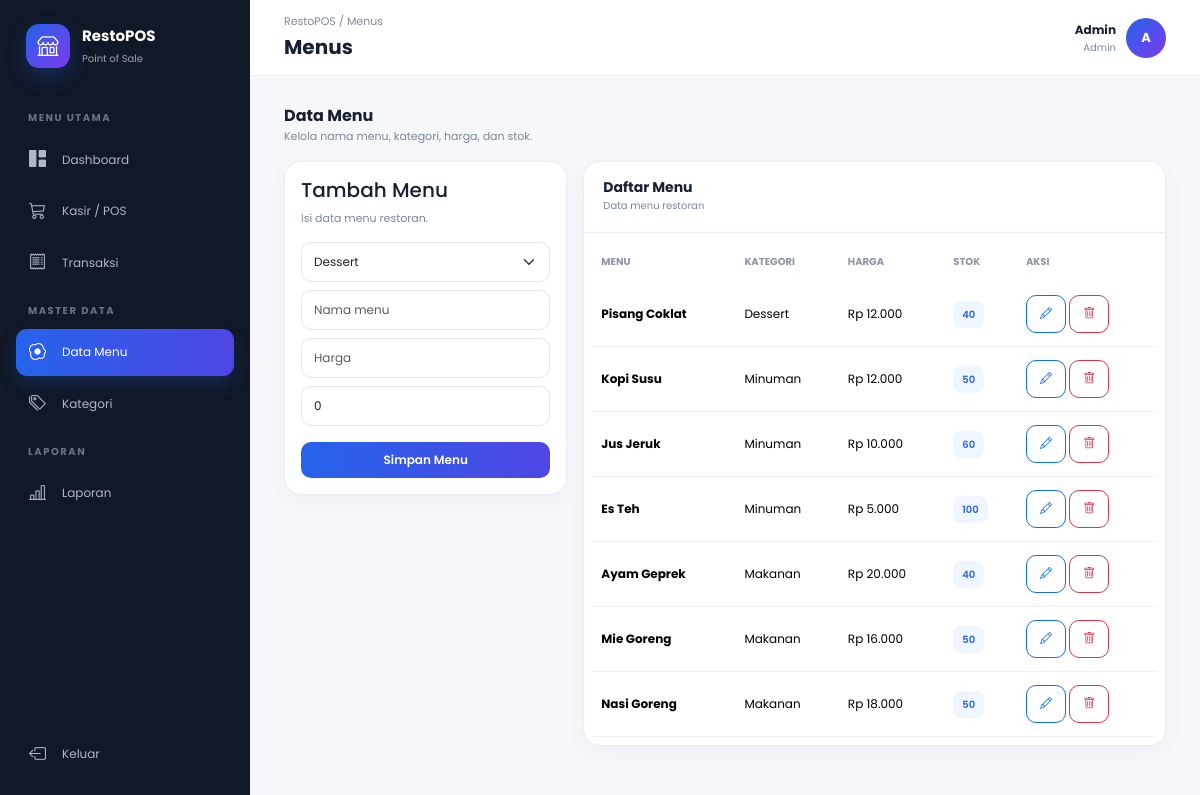
/menus.php (signed in), run on the app's committed database.
### tables this page shows
CREATE TABLE menus (
 id BIGINT UNSIGNED AUTO_INCREMENT PRIMARY KEY,
 category_id BIGINT UNSIGNED NOT NULL,
 name VARCHAR(100) NOT NULL,
 price INT NOT NULL DEFAULT 0,
 stock INT NOT NULL DEFAULT 0,
 image VARCHAR(255) NULL,
 FOREIGN KEY (category_id) REFERENCES categories(id) ON DELETE CASCADE
);

CREATE TABLE categories (
 id BIGINT UNSIGNED AUTO_INCREMENT PRIMARY KEY,
 name VARCHAR(100) NOT NULL
);

### config.php (called while the page is built, shortened)
<?php
function rupiah($n){ return 'Rp '.number_format((int)$n,0,',','.'); }

### menus.php (the view)
<?php require 'config.php'; role(['admin']); if(isset($_GET['delete'])){$id=(int)$_GET['delete'];$conn->query("DELETE FROM menus WHERE id=$id");header('Location:menus.php');exit;}if($_SERVER['REQUEST_METHOD']==='POST'){$id=(int)($_POST['id']??0);$cat=(int)$_POST['category_id'];$name=trim($_POST['name']);$price=(int)$_POST['price'];$stock=(int)$_POST['stock'];if($id){$s=$conn->prepare("UPDATE menus SET category_id=?,name=?,price=?,stock=? WHERE id=?");$s->bind_param('isiii',$cat,$name,$price,$stock,$id);}else{$s=$conn->prepare("INSERT INTO menus(category_id,name,price,stock) VALUES(?,?,?,?)");$s->bind_param('isii',$cat,$name,$price,$stock);} $s->execute();header('Location:menus.php');exit;}$edit=null;if(isset($_GET['edit'])){$edit=$conn->query("SELECT * FROM menus WHERE id=".(int)$_GET['edit'])->fetch_assoc();}$cats=$conn->query("SELECT * FROM categories ORDER BY name");$menus=$conn->query("SELECT m.*,c.name category FROM menus m JOIN categories c ON c.id=m.category_id ORDER BY m.id DESC");include 'partials/header.php';?><div class="mb-3"><div class="section-title">Data Menu</div><div class="sub">Kelola nama menu, kategori, harga, dan stok.</div></div><div class="row g-3"><div class="col-lg-4"><div class="cardx p-3"><h5><?=$edit?'Edit':'Tambah'?> Menu</h5><div class="sub mb-3">Isi data menu restoran.</div><form method="post"><input type="hidden" name="id" value="<?=$edit['id']??0?>"><select name="category_id" class="form-select mb-2" required><?php while($c=$cats->fetch_assoc()):?><option value="<?=$c['id']?>" <?=isset($edit)&&$edit['category_id']==$c['id']?'selected':''?>><?=htmlspecialchars($c['name'])?></option><?php endwhile;?></select><input name="name" class="form-control mb-2" placeholder="Nama menu" value="<?=htmlspecialchars($edit['name']??'')?>" required><input name="price" type="number" class="form-control mb-2" placeholder="Harga" value="<?=$edit['price']??''?>" required><input name="stock" type="number" class="form-control mb-3" placeholder="Stok" value="<?=$edit['stock']??0?>" required><button class="btn btn-primary w-100">Simpan Menu</button><?php if($edit):?><a href="menus.php" class="btn btn-light w-100 mt-2">Batal</a><?php endif;?></form></div></div><div class="col-lg-8"><div class="cardx"><div class="card-head"><div><h5>Daftar Menu</h5><small>Data menu restoran</small></div></div><div class="table-responsive p-2"><table class="table mb-0"><thead><tr><th>MENU</th><th>KATEGORI</th><th>HARGA</th><th>STOK</th><th>AKSI</th></tr></thead><tbody><?php while($m=$menus->fetch_assoc()):?><tr><td><b><?=htmlspecialchars($m['name'])?></b></td><td><?=$m['category']?></td><td><?=rupiah($m['price'])?></td><td><span class="badge-soft"><?=$m['stock']?></span></td><td><a class="btn btn-sm btn-outline-primary" href="?edit=<?=$m['id']?>"><i class="bi bi-pencil"></i></a> <a class="btn btn-sm btn-outline-danger" href="?delete=<?=$m['id']?>" onclick="return confirm('Hapus menu?')"><i class="bi bi-trash"></i></a></td></tr><?php endwhile;?></tbody></table></div></div></div></div><?php include 'partials/footer.php';?>

### partials/header.php (shortened to what this page needs)
<?php
$role = $_SESSION['user']['role'] ?? '';
$name = $_SESSION['user']['name'] ?? 'Pengguna';
$page = basename($_SERVER['PHP_SELF']);
function navActive($files){ global $page; return in_array($page,(array)$files,true)?'active':''; }
?>
<!doctype html><html lang="id"><head><meta charset="utf-8"><meta name="viewport" content="width=device-width,initial-scale=1">
<link href="https://cdn.jsdelivr.net/npm/bootstrap@5.3.3/dist/css/bootstrap.min.css" rel="stylesheet">
<link href="https://cdn.jsdelivr.net/npm/bootstrap-icons@1.11.3/font/bootstrap-icons.css" rel="stylesheet">
</head><body>
<aside class="sidebar"><div class="brand"><div class="brand-icon"><i class="bi bi-shop"></i></div><div><b>RestoPOS</b><small>Point of Sale</small></div></div>
<div class="menu-title">MENU UTAMA</div>
<a class="nav-link <?=navActive('index.php')?>" href="index.php"><i class="bi bi-grid-1x2-fill"></i><span>Dashboard</span></a>
<?php if(in_array($role,['admin','kasir'])): ?><a class="nav-link <?=navActive('pos.php')?>" href="pos.php"><i class="bi bi-cart3"></i><span>Kasir / POS</span></a><a class="nav-link <?=navActive('transactions.php')?>" href="transactions.php"><i class="bi bi-receipt"></i><span>Transaksi</span></a><?php endif; ?>
<?php if($role==='admin'): ?><div class="menu-title">MASTER DATA</div><a class="nav-link <?=navActive('menus.php')?>" href="menus.php"><i class="bi bi-egg-fried"></i><span>Data Menu</span></a><a class="nav-link <?=navActive('categories.php')?>" href="categories.php"><i class="bi bi-tags"></i><span>Kategori</span></a><?php endif; ?>
<?php if(in_array($role,['admin','manajer'])): ?><div class="menu-title">LAPORAN</div><a class="nav-link <?=navActive('reports.php')?>" href="reports.php"><i class="bi bi-bar-chart-line"></i><span>Laporan</span></a><?php endif; ?>
<a class="nav-link logout" href="logout.php"><i class="bi bi-box-arrow-left"></i><span>Keluar</span></a></aside>
<main class="main"><header class="topbar"><div><div class="crumb">RestoPOS / <?=htmlspecialchars(ucfirst(pathinfo($page,PATHINFO_FILENAME)))?></div><div class="page-title"><?=htmlspecialchars($page==='index.php'?'Dashboard':ucfirst(pathinfo($page,PATHINFO_FILENAME)))?></div></div><div class="profile"><div class="text-end user-text"><b style="font-size:12px"><?=htmlspecialchars($name)?></b><div style="font-size:10px;color:var(--muted)"><?=htmlspecialchars(ucfirst($role))?></div></div><div class="avatar"><?=strtoupper(substr($name,0,1))?></div></div></header><section class="content">

### partials/footer.php
</section></main></body></html>

### partials/header.php (style rules this page uses)
:root { --primary:#2563eb;--indigo:#4f46e5;--ink:#172033;--muted:#7b879d;--bg:#f5f7fb;--line:#e8edf5 }
* { box-sizing:border-box }
body { margin:0;background:var(--bg);color:var(--ink);font-family:Poppins,sans-serif;font-size:13px }
.sidebar { position:fixed;inset:0 auto 0 0;width:250px;background:#111827;color:#fff;padding:24px 16px;z-index:1000 }
.brand { display:flex;align-items:center;gap:12px;padding:0 10px 30px }
.brand-icon { width:44px;height:44px;border-radius:13px;background:linear-gradient(135deg,var(--primary),#7c3aed);display:grid;place-items:center;font-size:21px;box-shadow:0 8px 20px #2563eb44 }
.brand b { font-size:15px;display:block }
.brand small { color:#9ca3af;font-size:10px }
.menu-title { font-size:10px;letter-spacing:1.5px;color:#6b7280;font-weight:700;padding:12px 12px 7px }
.nav-link { color:#aeb7c8!important;padding:11px 13px;border-radius:11px;margin:4px 0;display:flex;align-items:center;gap:12px;font-size:12px }
.nav-link i { font-size:17px;width:21px }
.nav-link.active { background:linear-gradient(90deg,var(--primary),var(--indigo));color:#fff!important;box-shadow:0 8px 18px #2563eb33 }
.logout { position:absolute;bottom:18px;left:16px;right:16px }
.main { margin-left:250px;min-height:100vh }
.topbar { height:76px;background:#fff;border-bottom:1px solid var(--line);display:flex;align-items:center;justify-content:space-between;padding:0 34px;position:sticky;top:0;z-index:900 }
.crumb { font-size:11px;color:var(--muted) }
.page-title { font-size:20px;font-weight:700;margin-top:2px }
.profile { display:flex;align-items:center;gap:10px }
.avatar { width:40px;height:40px;border-radius:50%;background:linear-gradient(135deg,var(--primary),#7c3aed);color:#fff;display:grid;place-items:center;font-weight:700 }
.content { padding:28px 34px 40px }
.cardx { background:#fff;border:1px solid var(--line);border-radius:17px;box-shadow:0 7px 22px #1e293b09 }
.card-head { padding:17px 19px;border-bottom:1px solid var(--line);display:flex;align-items:center;justify-content:space-between }
.card-head h5 { font-size:14px;font-weight:700;margin:0 }
.card-head small { font-size:10px;color:var(--muted) }
.form-control,.form-select { border-color:#e1e6ef;border-radius:10px;font-size:12px;padding:10px 12px }
.btn { border-radius:10px;font-size:12px;font-weight:600;padding:9px 13px }
.btn-primary { background:linear-gradient(90deg,var(--primary),var(--indigo));border:0 }
.table { font-size:12px }
.table th { font-size:10px;color:#8a95a8;border:0;padding:13px 9px }
.table td { padding:13px 9px;border-color:#f0f2f6;vertical-align:middle }
.badge-soft { background:#eff6ff;color:#2563eb;border-radius:8px;padding:6px 9px;font-size:10px;font-weight:600 }
.section-title { font-weight:700;font-size:16px }
.sub { font-size:11px;color:var(--muted) }

### data on the page
menus: name "Pisang Coklat", category.name "Dessert", price "Rp 12.000", stock "40"
menus: name "Kopi Susu", category.name "Minuman", price "Rp 12.000", stock "50"
menus: name "Jus Jeruk", category.name "Minuman", price "Rp 10.000", stock "60"
menus: name "Es Teh", category.name "Minuman", price "Rp 5.000", stock "100"
menus: name "Ayam Geprek", category.name "Makanan", price "Rp 20.000", stock "40"
menus: name "Mie Goreng", category.name "Makanan", price "Rp 16.000", stock "50"
menus: name "Nasi Goreng", category.name "Makanan", price "Rp 18.000", stock "50"

### other printed values
pathinfo($page,PATHINFO_FILENAME) "Menus"
$name "Admin"
$role "Admin"
substr($name,0,1) "A"
form field category_id "Dessert"
